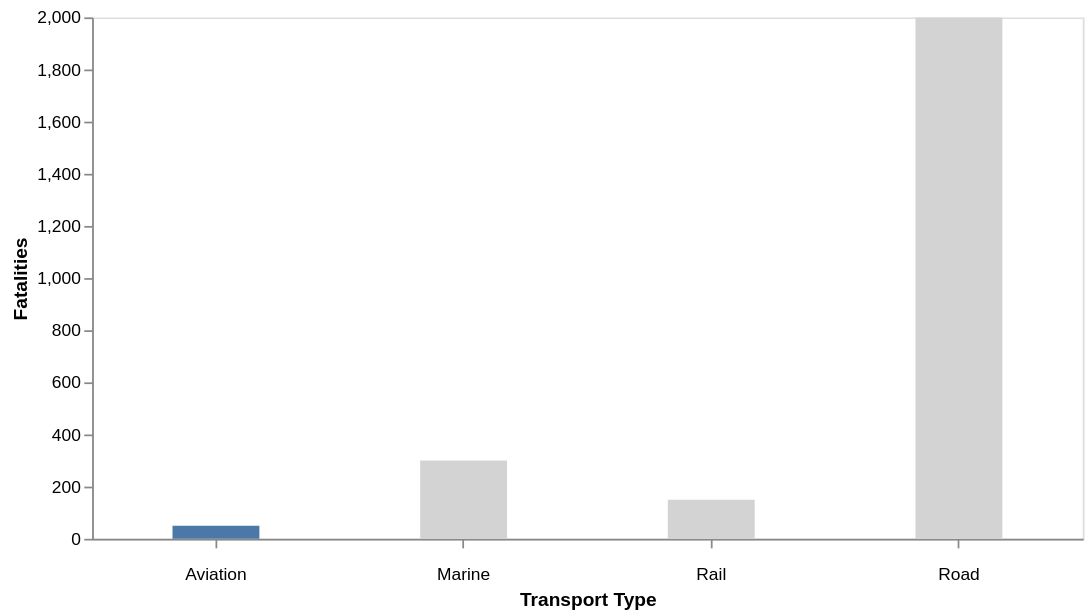

Specify this chart in Vega-Lite:
### Vega-Lite specification from a JSON file in a GitHub repository (floating-point values rounded to 4 significant figures)
{"$schema": "https://vega.github.io/schema/vega-lite/v5.json", "description": "Bar chart showing fatalities of road, rail, marine, and aviation transport.", "width": 570, "data": {"values": [{"transport": "Road", "fatalities": 2000}, {"transport": "Rail", "fatalities": 150}, {"transport": "Marine", "fatalities": 300}, {"transport": "Aviation", "fatalities": 50}]}, "mark": {"type": "bar", "tooltip": true, "size": 50}, "encoding": {"x": {"field": "transport", "type": "nominal", "axis": {"title": "Transport Type", "labelAngle": 0, "labelPadding": 10}}, "y": {"field": "fatalities", "type": "quantitative", "axis": {"title": "Fatalities"}}, "color": {"field": "transport", "type": "nominal", "scale": {"domain": ["Aviation", "Road", "Rail", "Marine"], "range": ["#4c78a7", "lightgray", "lightgray", "lightgray"]}, "legend": null}}, "config": {"background": null, "axis": {"grid": false}}}
